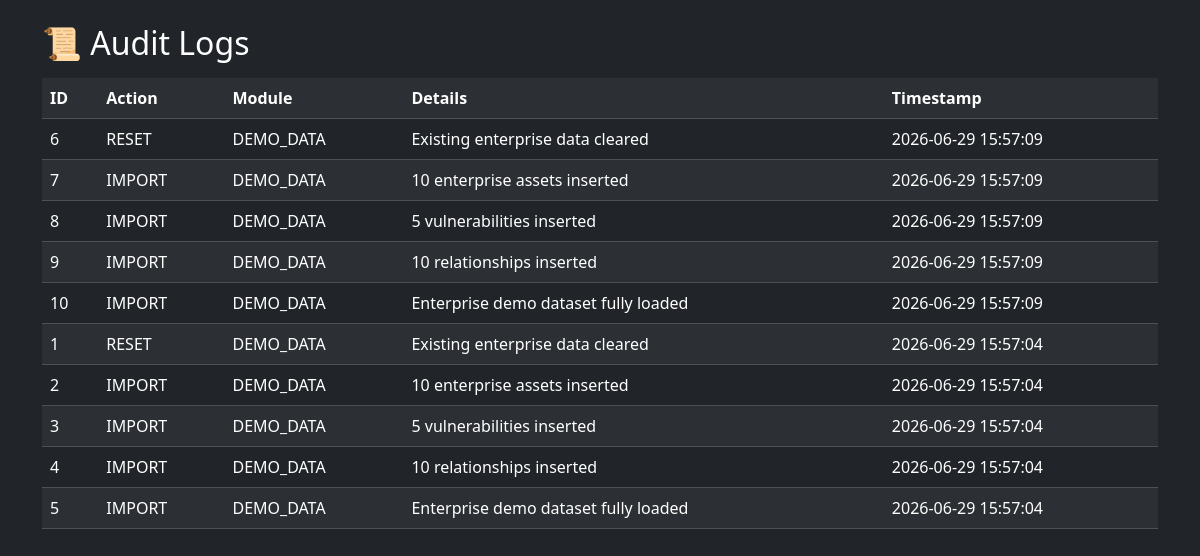
Page /logs on the committed database.
### tables this page shows
CREATE TABLE audit_logs(
    id INTEGER PRIMARY KEY AUTOINCREMENT,
    action TEXT NOT NULL,
    module TEXT NOT NULL,
    details TEXT NOT NULL,
    timestamp DATETIME DEFAULT CURRENT_TIMESTAMP
);

### app.py (the view)
@app.route("/logs")
def logs():
    connection = get_connection()
    cursor = connection.cursor()
    cursor.execute("""
        SELECT *
        FROM audit_logs
        ORDER BY timestamp DESC
    """)
    logs = cursor.fetchall()
    connection.close()
    return render_template("logs.html", logs=logs)

### modules/db.py (called while the page is built)
def get_connection():
    connection = sqlite3.connect(DATABASE_PATH)
    connection.row_factory = sqlite3.Row
    return connection

### templates/logs.html (shortened to what this page needs)
<!DOCTYPE html>
<html>
<head>
    <link href="https://cdn.jsdelivr.net/npm/bootstrap@5.3.3/dist/css/bootstrap.min.css" rel="stylesheet">
</head>
<body class="bg-dark text-white">
<div class="container mt-4">
<h2>📜 Audit Logs</h2>
<table class="table table-dark table-striped mt-3">
<tr>
    <th>ID</th>
    <th>Action</th>
    <th>Module</th>
    <th>Details</th>
    <th>Timestamp</th>
</tr>
{% for log in logs %}
<tr>
    <td>{{ log.id }}</td>
    <td>{{ log.action }}</td>
    <td>{{ log.module }}</td>
    <td>{{ log.details }}</td>
    <td>{{ log.timestamp }}</td>
</tr>
{% endfor %}
</table>
</div>
</body>
</html>

### rows in the picture
audit_logs: id "6", action "RESET", module "DEMO_DATA", details "Existing enterprise data cleared", timestamp "2026-06-29 15:57:09"
audit_logs: id "7", action "IMPORT", module "DEMO_DATA", details "10 enterprise assets inserted", timestamp "2026-06-29 15:57:09"
audit_logs: id "8", action "IMPORT", module "DEMO_DATA", details "5 vulnerabilities inserted", timestamp "2026-06-29 15:57:09"
audit_logs: id "9", action "IMPORT", module "DEMO_DATA", details "10 relationships inserted", timestamp "2026-06-29 15:57:09"
audit_logs: id "10", action "IMPORT", module "DEMO_DATA", details "Enterprise demo dataset fully loaded", timestamp "2026-06-29 15:57:09"
audit_logs: id "1", action "RESET", module "DEMO_DATA", details "Existing enterprise data cleared", timestamp "2026-06-29 15:57:04"
audit_logs: id "2", action "IMPORT", module "DEMO_DATA", details "10 enterprise assets inserted", timestamp "2026-06-29 15:57:04"
audit_logs: id "3", action "IMPORT", module "DEMO_DATA", details "5 vulnerabilities inserted", timestamp "2026-06-29 15:57:04"
audit_logs: id "4", action "IMPORT", module "DEMO_DATA", details "10 relationships inserted", timestamp "2026-06-29 15:57:04"
audit_logs: id "5", action "IMPORT", module "DEMO_DATA", details "Enterprise demo dataset fully loaded", timestamp "2026-06-29 15:57:04"
